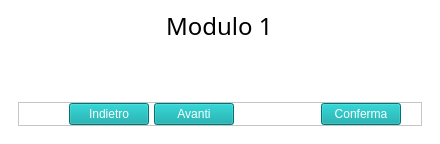
               <widget class="QWidget" name="page1">
                <property name="styleSheet">
                 <string notr="true">background-color: rgb(255, 255, 255);</string>
                </property>
                <layout class="QHBoxLayout" name="horizontalLayout_3">
                 <property name="spacing">
                  <number>0</number>
                 </property>
                 <property name="leftMargin">
                  <number>0</number>
                 </property>
                 <property name="topMargin">
                  <number>0</number>
                 </property>
                 <property name="rightMargin">
                  <number>0</number>
                 </property>
                 <property name="bottomMargin">
                  <number>0</number>
                 </property>
                 <item>
                  <widget class="QFrame" name="frame2">
                   <property name="frameShape">
                    <enum>QFrame::NoFrame</enum>
                   </property>
                   <property name="frameShadow">
                    <enum>QFrame::Raised</enum>
                   </property>
                   <layout class="QVBoxLayout" name="verticalLayout_5">
                    <property name="spacing">
                     <number>0</number>
                    </property>
                    <property name="leftMargin">
                     <number>0</number>
                    </property>
                    <property name="topMargin">
                     <number>0</number>
                    </property>
                    <property name="rightMargin">
                     <number>0</number>
                    </property>
                    <property name="bottomMargin">
                     <number>0</number>
                    </property>
                    <item>
                     <widget class="QFrame" name="frame1">
                      <property name="frameShape">
                       <enum>QFrame::NoFrame</enum>
                      </property>
                      <property name="frameShadow">
                       <enum>QFrame::Raised</enum>
                      </property>
                      <layout class="QVBoxLayout" name="verticalLayout_3">
                       <item>
                        <widget class="QFrame" name="frame_11">
                         <property name="maximumSize">
                          <size>
                           <width>16777215</width>
                           <height>60</height>
                          </size>
                         </property>
                         <property name="frameShape">
                          <enum>QFrame::NoFrame</enum>
                         </property>
                         <property name="frameShadow">
                          <enum>QFrame::Raised</enum>
                         </property>
                         <layout class="QHBoxLayout" name="horizontalLayout_4">
                          <property name="spacing">
                           <number>0</number>
                          </property>
                          <property name="leftMargin">
                           <number>0</number>
                          </property>
                          <property name="topMargin">
                           <number>0</number>
                          </property>
                          <property name="rightMargin">
                           <number>0</number>
                          </property>
                          <property name="bottomMargin">
                           <number>0</number>
                          </property>
                          <item alignment="Qt::AlignHCenter|Qt::AlignBottom">
                           <widget class="QLabel" name="titolomodulo">
                            <property name="font">
                             <font>
                              <family>Microsoft YaHei UI Light 2</family>
                              <pointsize>18</pointsize>
                              <weight>3</weight>
                              <italic>false</italic>
                              <bold>false</bold>
                             </font>
                            </property>
                            <property name="styleSheet">
                             <string notr="true">font: 25 18pt &quot;Microsoft YaHei UI Light 2&quot;;
</string>
                            </property>
                            <property name="text">
                             <string>Modulo 1</string>
                            </property>
                           </widget>
                          </item>
                         </layout>
                        </widget>
                       </item>
                       <item>
                        <widget class="QFrame" name="generale">
                         <property name="frameShape">
                          <enum>QFrame::NoFrame</enum>
                         </property>
                         <property name="frameShadow">
                          <enum>QFrame::Raised</enum>
                         </property>
                         <layout class="QVBoxLayout" name="verticalLayout_4">
                          <item>
                           <widget class="QFrame" name="domande">
                            <property name="maximumSize">
                             <size>
                              <width>16777215</width>
                              <height>250</height>
                             </size>
                            </property>
                            <property name="frameShape">
                             <enum>QFrame::NoFrame</enum>
                            </property>
                            <property name="frameShadow">
                             <enum>QFrame::Raised</enum>
                            </property>
                            <layout class="QHBoxLayout" name="horizontalLayout_5">
                             <property name="spacing">
                              <number>0</number>
                             </property>
                             <property name="leftMargin">
                              <number>50</number>
                             </property>
                             <property name="topMargin">
                              <number>0</number>
                             </property>
                             <property name="rightMargin">
                              <number>0</number>
                             </property>
                             <property name="bottomMargin">
                              <number>0</number>
                             </property>
                             <item>
                              <widget class="QLabel" name="domanda">
                               <property name="styleSheet">
                                <string notr="true">font: 12pt &quot;MS Shell Dlg&quot;;</string>
                               </property>
                               <property name="text">
                                <string/>
                               </property>
                               <property name="wordWrap">
                                <bool>true</bool>
                               </property>
                              </widget>
                             </item>
                            </layout>
                           </widget>
                          </item>
                          <item alignment="Qt::AlignTop">
                           <widget class="QFrame" name="risposte">
                            <property name="styleSheet">
                             <string notr="true">QRadioButton{
font: 12pt &quot;MS Shell Dlg&quot;;
}

QCheckBox{
font: 12pt &quot;MS Shell Dlg&quot;;
}</string>
                            </property>
                            <property name="frameShape">
                             <enum>QFrame::NoFrame</enum>
                            </property>
                            <property name="frameShadow">
                             <enum>QFrame::Raised</enum>
                            </property>
                            <layout class="QVBoxLayout" name="verticalLayout_2">
                             <property name="leftMargin">
                              <number>50</number>
                             </property>
                            </layout>
                           </widget>
                          </item>
                          <item>
                           <widget class="QFrame" name="confermafinale">
                            <property name="sizePolicy">
                             <sizepolicy hsizetype="Preferred" vsizetype="Fixed">
                              <horstretch>0</horstretch>
                              <verstretch>0</verstretch>
                             </sizepolicy>
                            </property>
                            <property name="maximumSize">
                             <size>
                              <width>16777215</width>
                              <height>30</height>
                             </size>
                            </property>
                            <property name="frameShape">
                             <enum>QFrame::StyledPanel</enum>
                            </property>
                            <property name="frameShadow">
                             <enum>QFrame::Raised</enum>
                            </property>
                            <layout class="QHBoxLayout" name="horizontalLayout_6">
                             <property name="spacing">
                              <number>5</number>
                             </property>
                             <property name="leftMargin">
                              <number>50</number>
                             </property>
                             <property name="topMargin">
                              <number>0</number>
                             </property>
                             <property name="rightMargin">
                              <number>20</number>
                             </property>
                             <property name="bottomMargin">
                              <number>0</number>
                             </property>
                             <item>
                              <widget class="QPushButton" name="indietro">
                               <property name="styleSheet">
                                <string notr="true">background-color: rgb(0, 163, 163);
color: rgb(255, 255, 255);</string>
                               </property>
                               <property name="text">
                                <string>Indietro</string>
                               </property>
                              </widget>
                             </item>
                             <item>
                              <widget class="QPushButton" name="avanti">
                               <property name="styleSheet">
                                <string notr="true">background-color: rgb(0, 163, 163);
color: rgb(255, 255, 255);</string>
                               </property>
                               <property name="text">
                                <string>Avanti</string>
                               </property>
                              </widget>
                             </item>
                             <item>
                              <spacer name="horizontalSpacer_5">
                               <property name="orientation">
                                <enum>Qt::Horizontal</enum>
                               </property>
                               <property name="sizeType">
                                <enum>QSizePolicy::Fixed</enum>
                               </property>
                               <property name="sizeHint" stdset="0">
                                <size>
                                 <width>30</width>
                                 <height>20</height>
                                </size>
                               </property>
                              </spacer>
                             </item>
                             <item>
                              <widget class="QLabel" name="numerodomanda">
                               <property name="text">
                                <string/>
                               </property>
                              </widget>
                             </item>
                             <item>
                              <spacer name="horizontalSpacer">
                               <property name="orientation">
                                <enum>Qt::Horizontal</enum>
                               </property>
                               <property name="sizeHint" stdset="0">
                                <size>
                                 <width>40</width>
                                 <height>20</height>
                                </size>
                               </property>
                              </spacer>
                             </item>
                             <item>
                              <widget class="QPushButton" name="conf">
                               <property name="styleSheet">
                                <string notr="true">background-color: rgb(0, 163, 163);
color: rgb(255, 255, 255);</string>
                               </property>
                               <property name="text">
                                <string>Conferma</string>
                               </property>
                              </widget>
                             </item>
                            </layout>
                           </widget>
                          </item>
                         </layout>
                        </widget>
                       </item>
                      </layout>
                     </widget>
                    </item>
                   </layout>
                  </widget>
                 </item>
                </layout>
               </widget>
